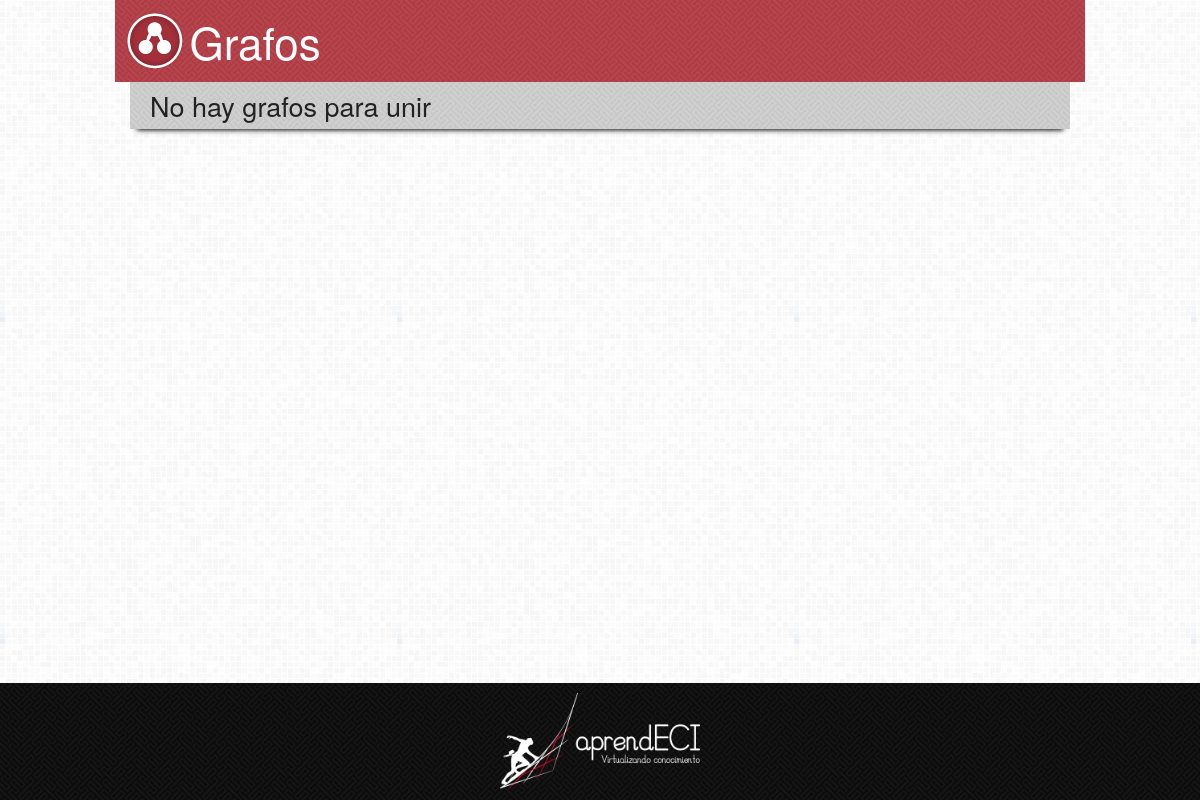
Before: /aprendeci/grafos/union?grafo1=2&grafo2=3 with the older database file.
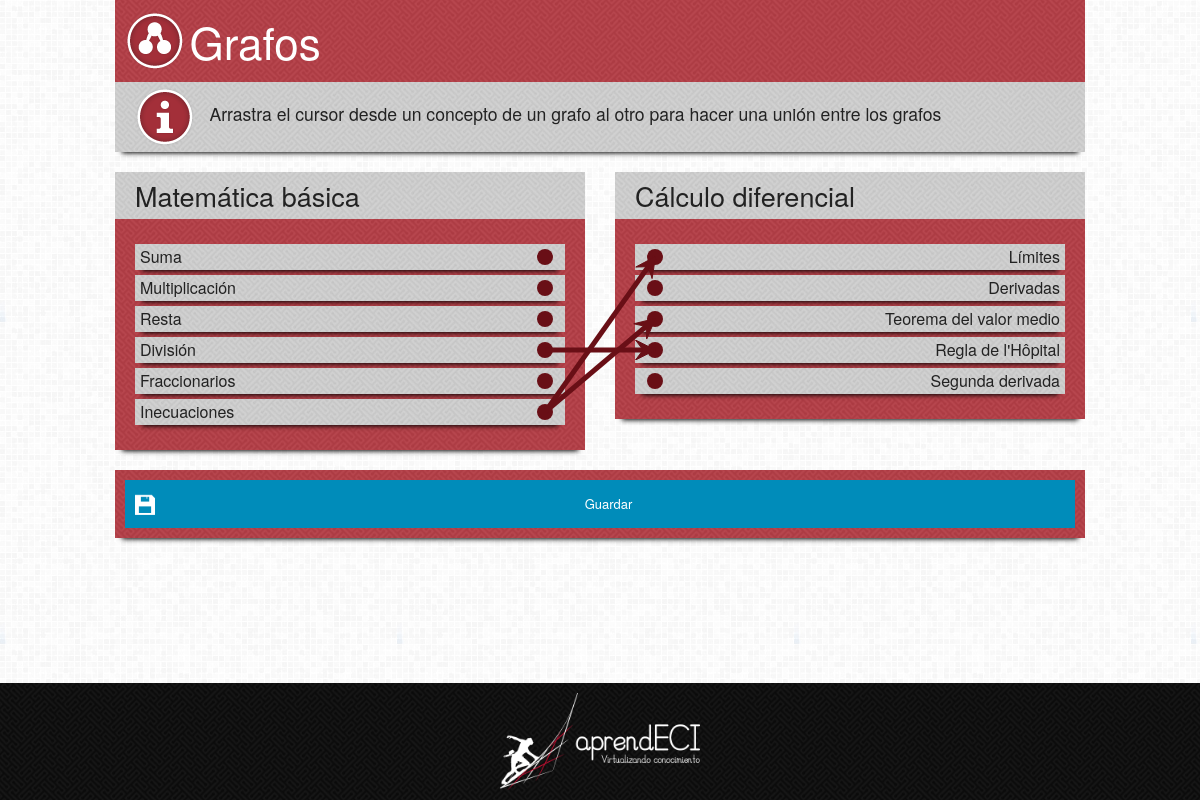
After: the same page with the newer database file.
### Aprendeci/models.py (models this page shows, shortened)
class Grafo(models.Model):
    nombre = models.CharField(max_length=100)
    descripcion = models.CharField(max_length=500)
    grafoPadre = models.ForeignKey("self", blank=True, null=True)

class Concepto(models.Model):
    nombre = models.CharField(max_length=100)
    descripcion = models.CharField(max_length=500)
    fecha_creacion = models.DateTimeField(auto_now_add=True, editable=False)
    imagen = models.ImageField(upload_to="img/icons/conceptos")
    requisitos = models.ManyToManyField("self", symmetrical=False, blank=True)
    x = models.IntegerField(default=0)
    y = models.IntegerField(default=0)
    grafo = models.ForeignKey(Grafo, blank=True)

### Aprendeci/views.py (the view, shortened to what this page needs)
class UnirGrafosView(ListView):
    conexiones = []
    context_object_name = "grafo_list"
    model = Grafo
    template_name = "Aprendeci/grafo/unirGrafos.html"
    def dispatch(self, request, *args, **kwargs):
        self.conexiones = []
        for concepto in Concepto.objects.filter(Q(grafo=self.request.GET.get("grafo1")) | Q(grafo=self.request.GET.get("grafo2"))):
            for requisito in concepto.requisitos.all():
                if requisito.grafo_id != concepto.grafo_id:
                    self.conexiones.append([requisito.id, concepto.id])
        return super(UnirGrafosView, self).dispatch(request, *args, **kwargs)
    def get_context_data(self, **kwargs):
        context = super(UnirGrafosView, self).get_context_data(**kwargs)
        try:
            grafo1 = Grafo.objects.get(pk=self.request.GET.get("grafo1"))
            grafo2 = Grafo.objects.get(pk=self.request.GET.get("grafo2"))
            if not grafo1.grafoPadre is None and not grafo2.grafoPadre is None and grafo1.grafoPadre == grafo2.grafoPadre:
                context['conexiones'] = json.dumps(self.conexiones)
                context['modificacion'] = True
            else:
                context['conexiones'] = json.dumps([])
                context['modificacion'] = False
        except:
            context['modificacion'] = False
        return context
    def get_queryset(self):
        try:
            grafo1 = Grafo.objects.get(pk=self.request.GET.get("grafo1"))
            grafo2 = Grafo.objects.get(pk=self.request.GET.get("grafo2"))
            lista = {grafo1, grafo2}
        except:
            lista = {}
        return lista

### Aprendeci/templates/Aprendeci/grafo/unirGrafos.html (shortened to what this page needs)
{% extends "Aprendeci/grafo/grafos.html" %}
{% load staticfiles %}
{% load django_bootstrap_breadcrumbs %}
{% block styles %}
    <link rel="stylesheet" href="{% static "css/style.css" %}" />
    <link rel="stylesheet" href="//code.jquery.com/ui/1.11.0/themes/smoothness/jquery-ui.css">
{% endblock %}
{% block content %}
    {% if grafo_list %}
        <div class="title clearfix">
            <img alt="Informacion" src="{% static "img/icons/info.png" %}" />
            <p>Arrastra el cursor desde un concepto de un grafo al otro para hacer una unión entre los grafos</p>
        </div>
        <div id="unionGrafos" class="unionGrafos">
            <div class="row">
                {% for grafo in grafo_list %}
                    <div class="small-6 columns">
                        <div id="contenedorGrafo{{ grafo.id }}" class="contenedorGrafo {% cycle 'izq' 'der' %}">
                            <div class="nombre">
                                <h3>{{ grafo.nombre }}</h3>
                            </div>
                            <div class="contenido">
                                {% for concepto in grafo.concepto_set.all %}
                                    <div class="concepto">
                                        {{ concepto.nombre }}
                                    </div>
                                {% endfor %}
                            </div>
                        </div>
                    </div>
                {% endfor %}
            </div>
            <div class="row">
                <div class="small-12 columns">
                    <div class="acciones">
                        <div class="row">
                            {% if not modificacion %}
                                <div class="small-9 columns">
                                    <input id="nombreGrafo" type="text" placeholder="Nombre del grafo" />
                                </div>
                                <div class="small-3 columns">
                                    <a class="small button unir">Unir</a>
                                </div>
                            {% else %}
                                <div class="small-12 columns">
                                    <a class="small button guardar">Guardar</a>
                                </div>
                            {% endif %}
                        </div>
                    </div>
                </div>
            </div>
        </div>
    {% else %}
        <div class="small-12 columns">
            <div class="title">
                <h3>No hay grafos para unir</h3>
            </div>
        </div>
    {% endif %}
{% endblock %}

Changed rows visible on the page:
now on this page (row edited): Grafo: nombre "Matemática básica"
now on this page (row unchanged): Concepto: nombre "Suma", shown under "Matemática básica"
now on this page (row unchanged): Concepto: nombre "Multiplicación", shown under "Matemática básica"
now on this page (row unchanged): Concepto: nombre "Resta", shown under "Matemática básica"
now on this page (row unchanged): Concepto: nombre "División", shown under "Matemática básica"
now on this page (row unchanged): Concepto: nombre "Fraccionarios", shown under "Matemática básica"
now on this page (row unchanged): Concepto: nombre "Inecuaciones", shown under "Matemática básica"
added Grafo: nombre "Cálculo diferencial"
added Concepto: nombre "Límites", shown under "Cálculo diferencial"
added Concepto: nombre "Derivadas", shown under "Cálculo diferencial"
added Concepto: nombre "Teorema del valor medio", shown under "Cálculo diferencial"
added Concepto: nombre "Regla de l'Hôpital", shown under "Cálculo diferencial"
added Concepto: nombre "Segunda derivada", shown under "Cálculo diferencial"
Other visible differences:
text no longer shown: "No hay grafos para unir"
text now shown: "Arrastra el cursor desde un concepto de un grafo al otro para hacer una unión entre los grafos Guardar"
